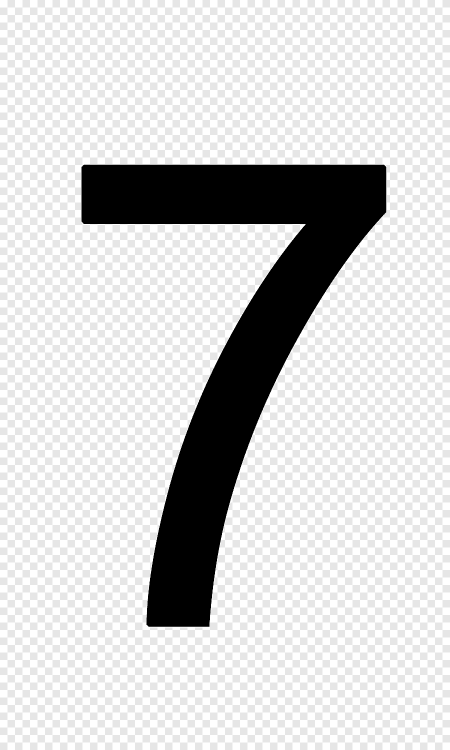
#> input picture images/7.png, 900 x 1500 px (shown at 1/2 size)
$ python opencv_4.py
#> lines starting #> are read from the running program, lines starting #| are printed output that depends on the picture; after the words box and inside, x2 and y2 are one past the last pixel; in counts of white or black regions, pixels touching at a corner belong together
### opencv_2.py
from opencv_1 import show_image
import cv2 as cv
import numpy as np


def load_image(image_path: str) -> np.ndarray:
    # Wczytuje obraz z pliku
#> called with image_path = 'images/7.png'
    image = cv.imread(image_path)
#> image is the input picture: shape (1500, 900, 3); min 0, max 255, mean 210.3

    if image is None:
        print("Error: Could not load image.")
        return None

    return image

# [99 lines left out: functions zad_1, zad_2, zad_3, zad_4, zad_5, zad_6 and 1 more, not called in this run]

# [2 lines that do not run on import are left out]

### opencv_4.py
from opencv_1 import show_image
from opencv_2 import load_image
import cv2 as cv
import numpy as np
import matplotlib.pyplot as plt


# [113 lines left out: functions zad_1, zad_2, zad_3, zad_4, zad_5, zad_6, not called in this run]


def zad_7():
    image = load_image('images/7.png')
    image = cv.cvtColor(image, cv.COLOR_BGR2GRAY)
#> image: shape (1500, 900)
    _, binary_image = cv.threshold(image, 127, 255, cv.THRESH_BINARY_INV)
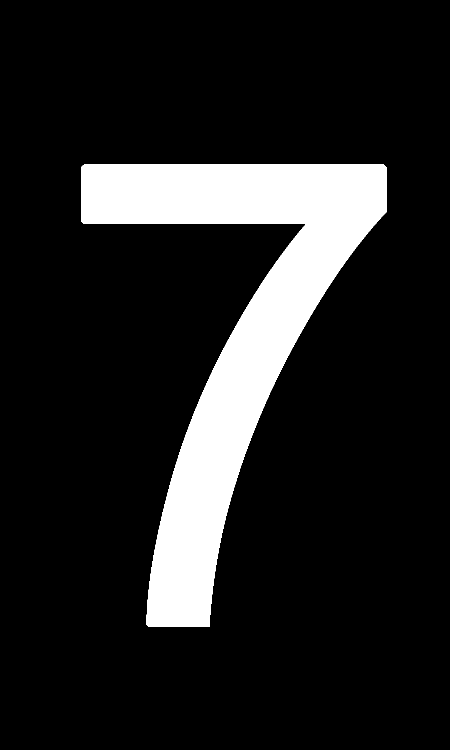
#> binary_image: shape (1500, 900) (shown at 1/2 size); 13.3% white; 1 white region, box (x1, y1, x2, y2) and area: (163, 329, 773, 1254) 179944

    skeleton = np.zeros_like(binary_image)
    structuring_element = cv.getStructuringElement(cv.MORPH_RECT, (3, 3))
    while True:

        opened = cv.morphologyEx(binary_image, cv.MORPH_OPEN,structuring_element )
        temp = cv.subtract(binary_image, opened)
        eroded = cv.erode(binary_image, structuring_element )
        skeleton = cv.bitwise_or(skeleton, temp)
        binary_image = eroded.copy()

        if cv.countNonZero(binary_image) == 0:
            break
#> this loop made 65 passes
#> pass 1, in zad_7, `eroded = cv.erode(binary_image, structuring_element )`:
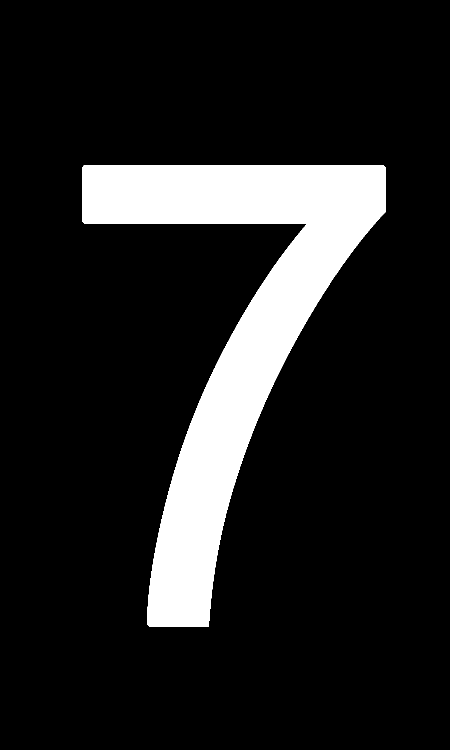
#> eroded: shape (1500, 900) (shown at 1/2 size); 13.1% white; 1 white region, box (x1, y1, x2, y2) and area: (164, 330, 772, 1253) 176242
#> pass 2, in zad_7, `eroded = cv.erode(binary_image, structuring_element )`:
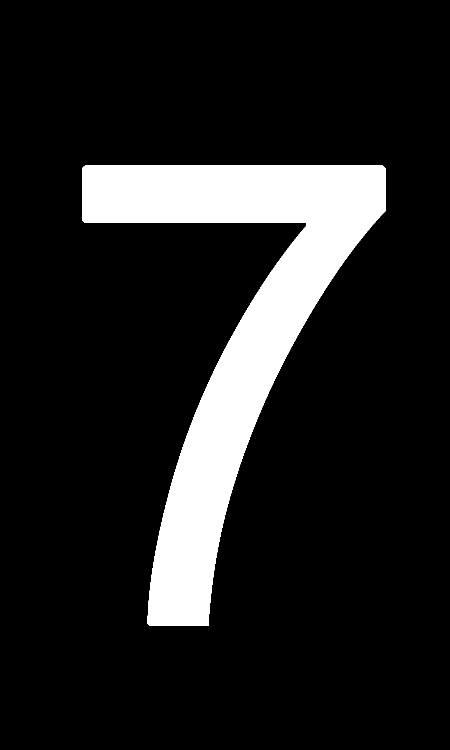
#> eroded: shape (1500, 900) (shown at 1/2 size); 12.8% white; 1 white region, box (x1, y1, x2, y2) and area: (165, 331, 771, 1252) 172548
#> pass 3, in zad_7, `eroded = cv.erode(binary_image, structuring_element )`:
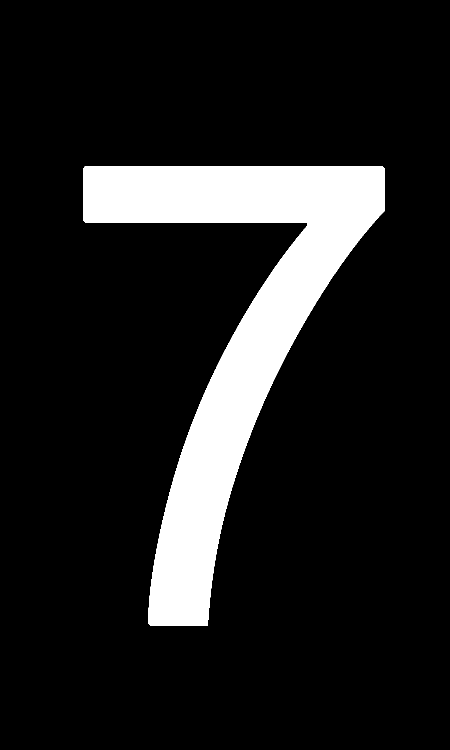
#> eroded: shape (1500, 900) (shown at 1/2 size); 12.5% white; 1 white region, box (x1, y1, x2, y2) and area: (166, 332, 770, 1251) 168862
#> after the loop:
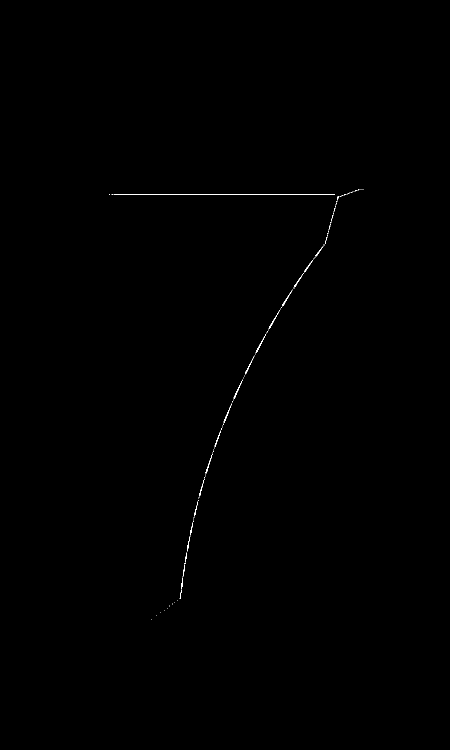
#> skeleton: shape (1500, 900) (shown at 1/2 size); 0.13% white in thin lines or dots, all inside (x1, y1, x2, y2) = (218, 379, 728, 1240)

    cv.imwrite('images/skeleton.png', skeleton)


if __name__ == "__main__":
    zad_7()

$ run again, with images/dilated_image_Ko3x3.png copied over images/7.png
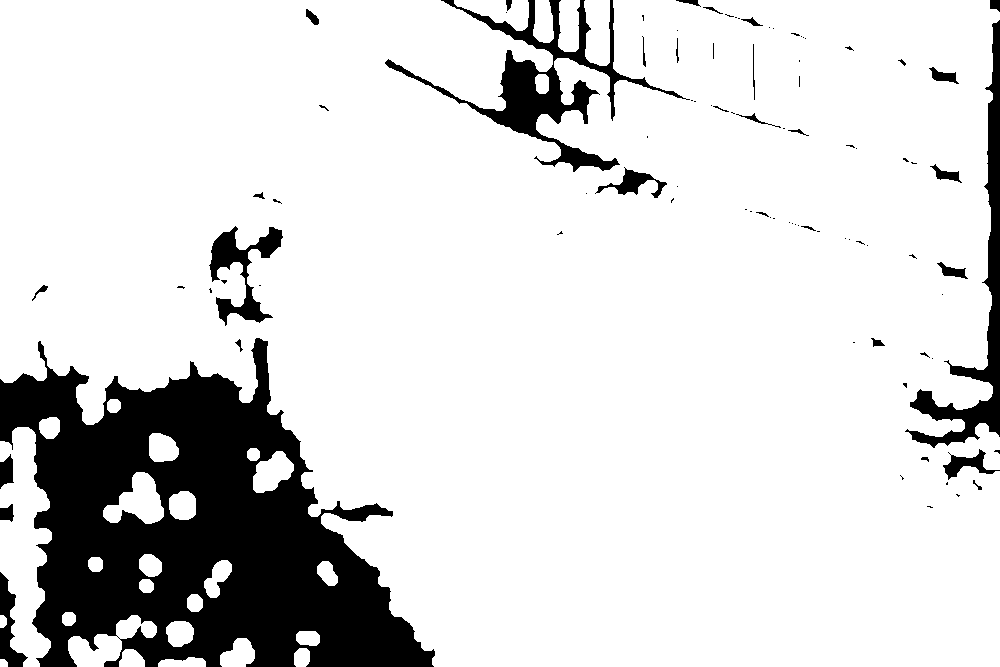
#> input picture images/dilated_image_Ko3x3.png, 1000 x 667 px
#> in load_image, image is the input picture: shape (667, 1000, 3); 85.1% white; 93 black regions (60 under 20 px), largest, box (x1, y1, x2, y2) and area: (0, 338, 435, 667) 76404, (385, 0, 690, 172) 8639, (905, 20, 1000, 448) 6740
#> the loop in zad_7, `while True: ` made 44 passes
#> pass 1, in zad_7, `eroded = cv.erode(binary_image, structuring_element )`:
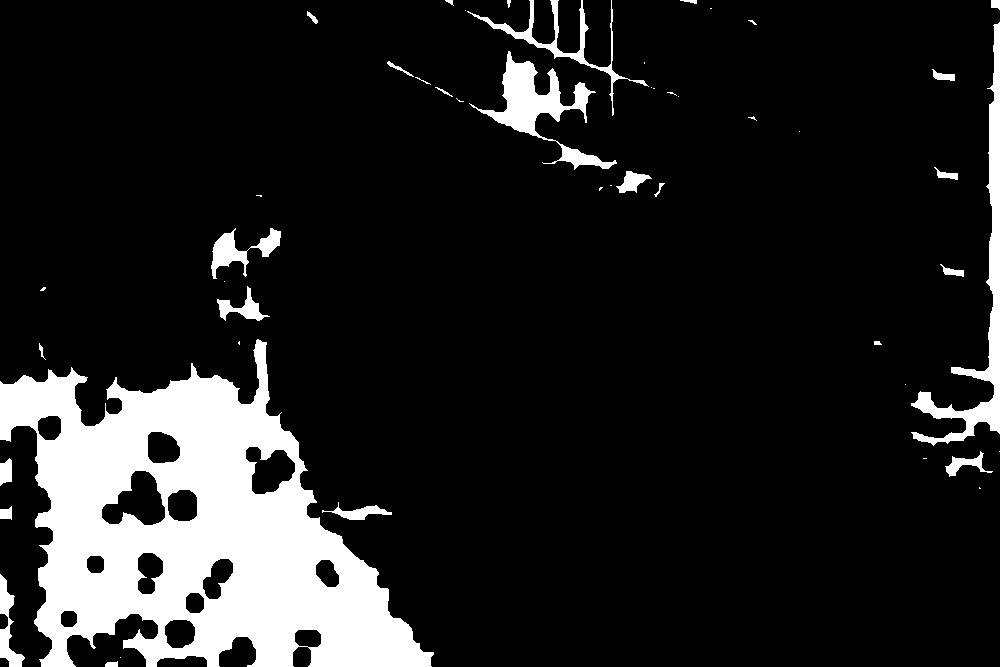
#> eroded: shape (667, 1000); 13.3% white; 49 white regions (22 under 20 px), largest, box (x1, y1, x2, y2) and area: (0, 339, 434, 667) 71566, (911, 22, 1000, 446) 5714, (469, 51, 617, 170) 4225
#> after the loop in zad_7, `while True:`:
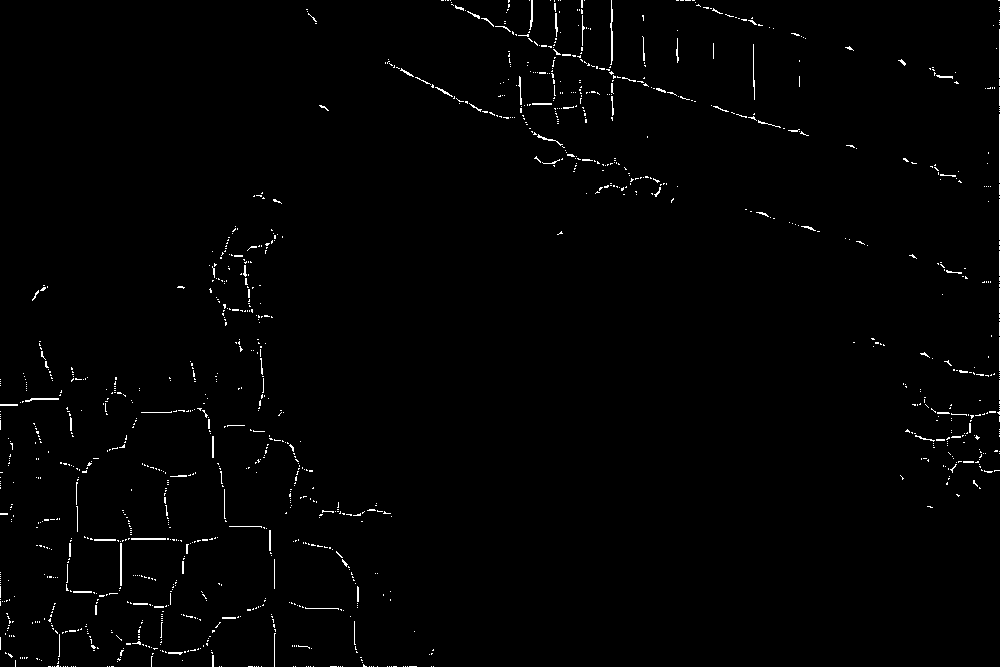
#> skeleton: shape (667, 1000); 1.1% white in thin lines or dots
